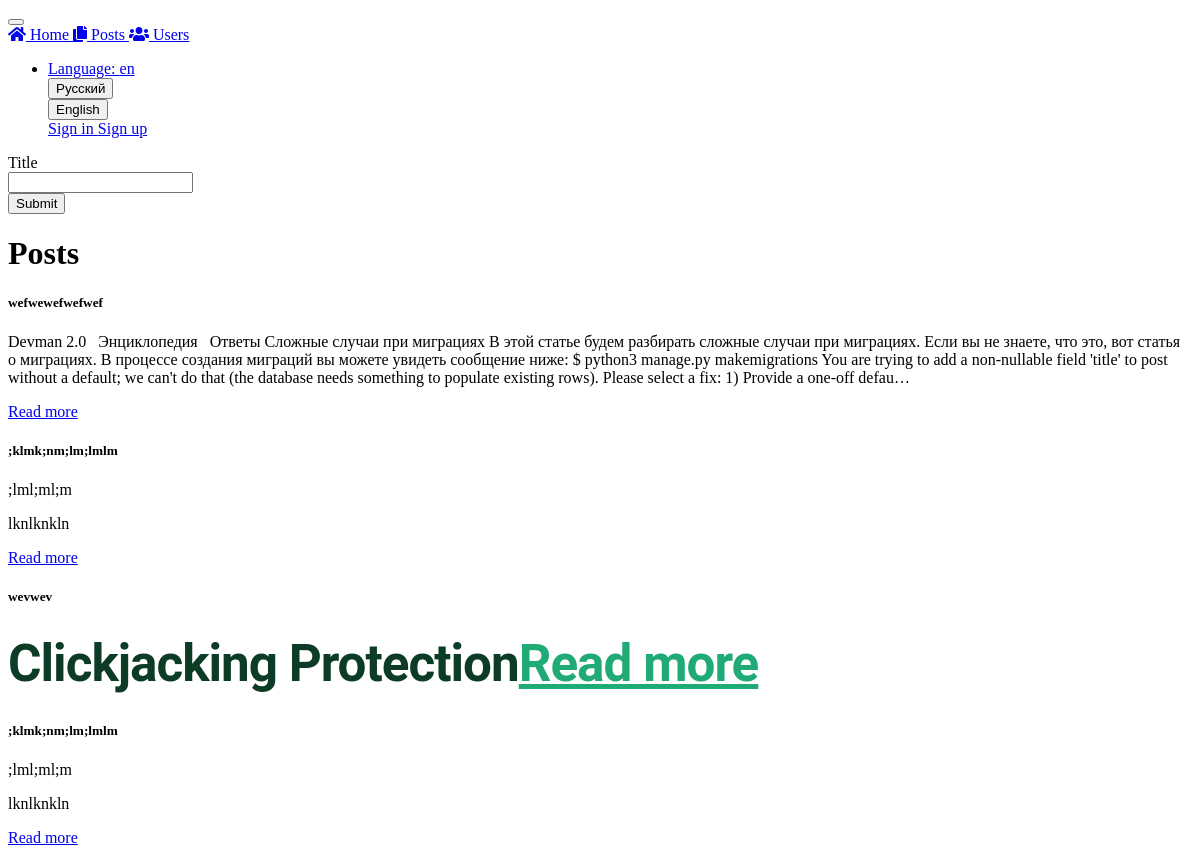
The app's page /posts/, older data.
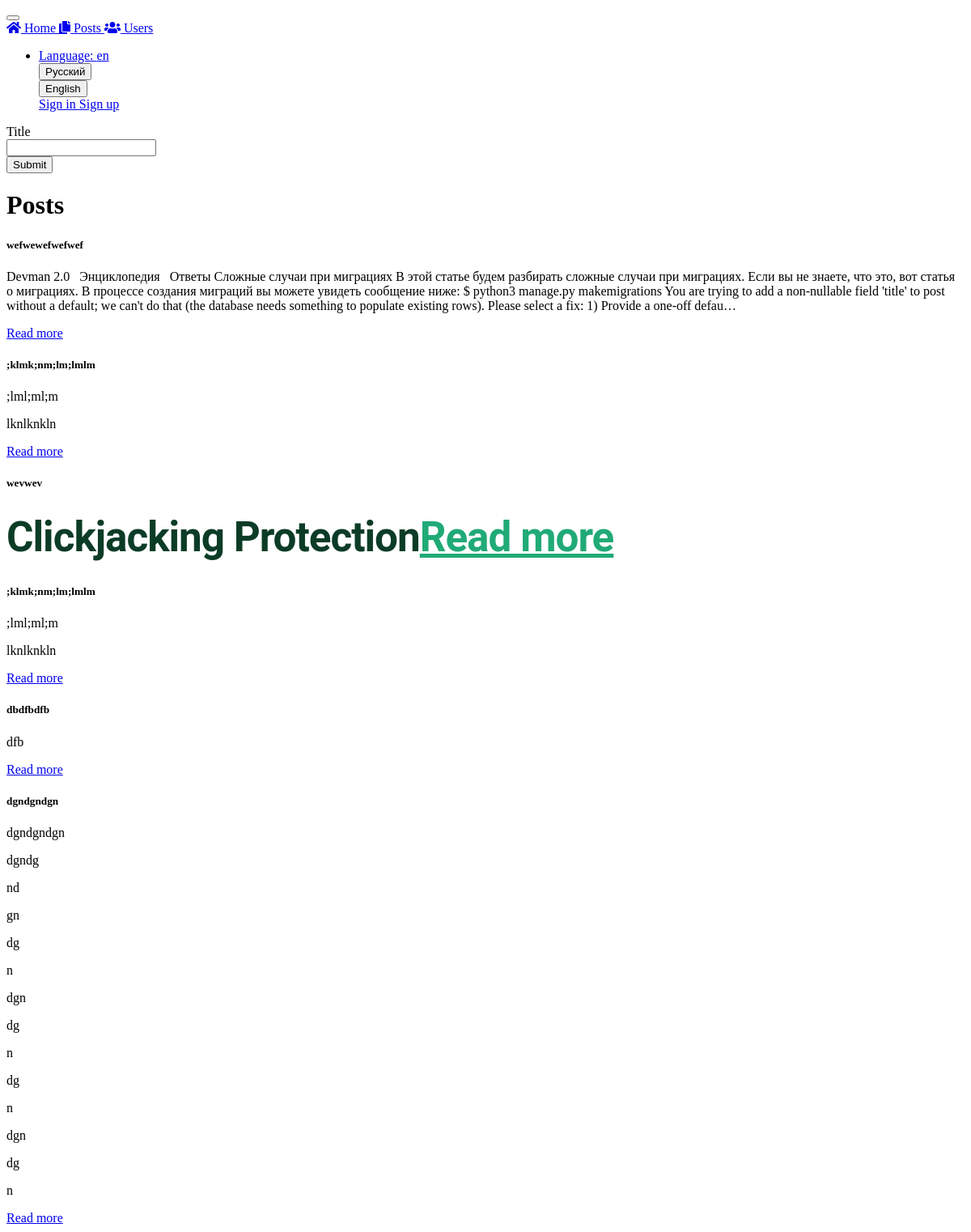
The same page, newer data.
### posts/models.py (models this page shows, shortened)
class Posts(models.Model):
    name = models.CharField(max_length=255)
    post = models.TextField()
    pub_date = models.DateTimeField(auto_now_add=True, blank=True)
    user = models.ForeignKey(User, on_delete=models.CASCADE)

### posts/views.py (the view)
# urls.py: path('', views.PostsView.as_view(), name='all'),
class PostsView(View):
    template_name = 'pages/posts.html'
    search_form = PostSearchForm
    def get(self, request):
        name = request.GET.get('name', '')
        posts = Posts.objects.all().filter(name__contains=name)
        current_page = Paginator(posts, 10)
        page = request.GET.get('page')
        search_form = self.search_form(request.GET)
        try:
            posts_list = current_page.page(page)
        except PageNotAnInteger:
            posts_list = current_page.page(1)
        except EmptyPage:
            posts_list = current_page.page(current_page.num_pages)
        return render(request, self.template_name, {'page': page, 'posts': posts_list, 'form': search_form})

### posts/forms.py
class PostSearchForm(forms.Form):
    name = forms.CharField(label=_("post_title_field"), required=False)

### templates/pages/posts.html (shortened to what this page needs)
{% extends "../base.html" %}
{% load crispy_forms_tags i18n %}
{% block content %}
<main role="main" class="flex-shrink-0">
   <div class="container">
      <div class="row">
         <div class="col-md-3">
            <div class="card card-body">
               <form method="get" novalidate>
                  <div class="form-group">
                     {{ form|crispy }}
                     <button class="btn btn-primary btn-block" type="submit">{% trans 'create_post_submit_btn' %}</button>
                  </div>
               </form>
            </div>
         </div>
         <div class="col">
            <h1 class="h3 mb-3 font-weight-normal">
               {% trans 'posts' %}
            </h1>
            {% for post in posts %}
            <div class="card border-dark mb-2 mt-2">
               <div class="card-body text-dark">
                  <h5 class="card-title">{{ post.name }}</h5>
                  <p class="card-text">{{ post.post|safe|truncatechars:500 }}</p>
                  <a href="{% url 'posts:single_post' post.id %}" class="btn btn-primary">Read more</a>
               </div>
            </div>
            {% endfor %}
         </div>
      </div>
   </div>
</main>
{% endblock %}

Row changes from the older to the newer data that the page shows:
added Posts: name "dbdfbdfb", post "dfb"
added Posts: name "dgndgndgn", post "dgndgndgn dgndg nd gn dg n dgn dg n dg n dgn dg n"
